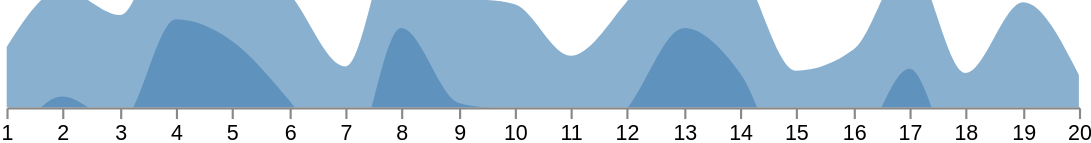

Describe this chart as a Vega-Lite specification.
### Vega specification from a JSON file in a GitHub repository (floating-point values rounded to 4 significant figures)
{"schema": {"language": "vega", "version": "3.0.0"}, "width": 500, "height": 50, "signals": [{"name": "layers", "value": 2, "on": [{"events": "mousedown!", "update": "1 + (layers % 4)"}]}, {"name": "vheight", "update": "height * layers"}, {"name": "opacity", "update": "pow(layers, -2/3)"}], "data": [{"name": "layer_indices", "values": [0, 1, 2, 3], "transform": [{"type": "filter", "expr": "datum.data < layers"}, {"type": "formula", "expr": "datum.data * -height", "as": "offset"}]}, {"name": "table", "values": [{"x": 1, "y": 28}, {"x": 2, "y": 55}, {"x": 3, "y": 43}, {"x": 4, "y": 91}, {"x": 5, "y": 81}, {"x": 6, "y": 53}, {"x": 7, "y": 19}, {"x": 8, "y": 87}, {"x": 9, "y": 52}, {"x": 10, "y": 48}, {"x": 11, "y": 24}, {"x": 12, "y": 49}, {"x": 13, "y": 87}, {"x": 14, "y": 66}, {"x": 15, "y": 17}, {"x": 16, "y": 27}, {"x": 17, "y": 68}, {"x": 18, "y": 16}, {"x": 19, "y": 49}, {"x": 20, "y": 15}]}], "scales": [{"name": "x", "type": "linear", "range": "width", "zero": false, "round": true, "domain": {"data": "table", "field": "x"}}, {"name": "y", "type": "linear", "range": [{"signal": "vheight"}, 0], "nice": true, "zero": true, "domain": {"data": "table", "field": "y"}}], "axes": [{"orient": "bottom", "scale": "x", "tickCount": 20}], "marks": [{"type": "group", "encode": {"update": {"width": {"field": {"group": "width"}}, "height": {"field": {"group": "height"}}, "clip": {"value": true}}}, "marks": [{"type": "group", "from": {"data": "layer_indices"}, "encode": {"update": {"y": {"field": "offset"}}}, "marks": [{"type": "area", "from": {"data": "table"}, "encode": {"enter": {"interpolate": {"value": "monotone"}, "x": {"scale": "x", "field": "x"}, "fill": {"value": "steelblue"}}, "update": {"y": {"scale": "y", "field": "y"}, "y2": {"scale": "y", "value": 0}, "fillOpacity": {"signal": "opacity"}}}}]}]}]}
